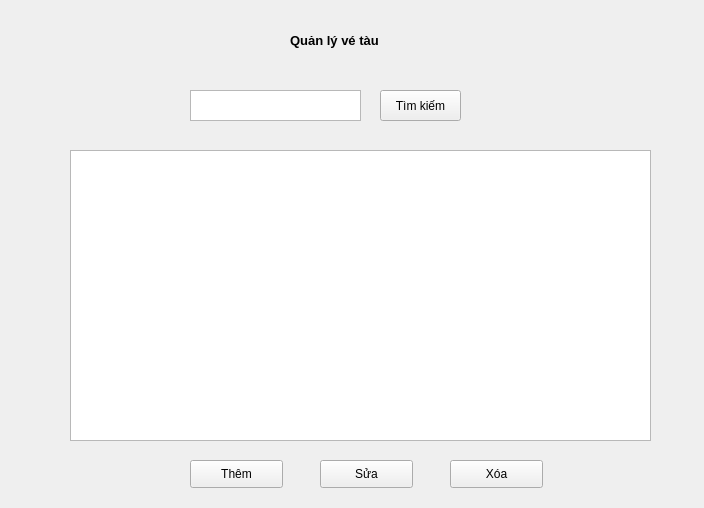
<?xml version="1.0" encoding="UTF-8"?>
<ui version="4.0">
 <class>Form</class>
 <widget class="QWidget" name="Form">
  <property name="geometry">
   <rect>
    <x>0</x>
    <y>0</y>
    <width>704</width>
    <height>508</height>
   </rect>
  </property>
  <property name="windowTitle">
   <string>Form</string>
  </property>
  <widget class="QPushButton" name="btn_xoa_2">
   <property name="geometry">
    <rect>
     <x>450</x>
     <y>460</y>
     <width>93</width>
     <height>28</height>
    </rect>
   </property>
   <property name="text">
    <string>Xóa</string>
   </property>
  </widget>
  <widget class="QPushButton" name="btn_sua_2">
   <property name="geometry">
    <rect>
     <x>320</x>
     <y>460</y>
     <width>93</width>
     <height>28</height>
    </rect>
   </property>
   <property name="text">
    <string>Sửa</string>
   </property>
  </widget>
  <widget class="QPushButton" name="btn_them_2">
   <property name="geometry">
    <rect>
     <x>190</x>
     <y>460</y>
     <width>93</width>
     <height>28</height>
    </rect>
   </property>
   <property name="text">
    <string>Thêm</string>
   </property>
  </widget>
  <widget class="QTextEdit" name="textEdit_2">
   <property name="geometry">
    <rect>
     <x>190</x>
     <y>90</y>
     <width>171</width>
     <height>31</height>
    </rect>
   </property>
  </widget>
  <widget class="QPushButton" name="btn_tim_kiem_2">
   <property name="geometry">
    <rect>
     <x>380</x>
     <y>90</y>
     <width>81</width>
     <height>31</height>
    </rect>
   </property>
   <property name="text">
    <string>Tìm kiếm</string>
   </property>
  </widget>
  <widget class="QLabel" name="label_2">
   <property name="geometry">
    <rect>
     <x>290</x>
     <y>20</y>
     <width>131</width>
     <height>41</height>
    </rect>
   </property>
   <property name="font">
    <font>
     <pointsize>10</pointsize>
     <weight>75</weight>
     <bold>true</bold>
    </font>
   </property>
   <property name="text">
    <string>Quản lý vé tàu</string>
   </property>
   <property name="textFormat">
    <enum>Qt::PlainText</enum>
   </property>
  </widget>
  <widget class="QTableWidget" name="tableWidget_2">
   <property name="geometry">
    <rect>
     <x>70</x>
     <y>150</y>
     <width>581</width>
     <height>291</height>
    </rect>
   </property>
  </widget>
 </widget>
 <resources/>
 <connections/>
</ui>
